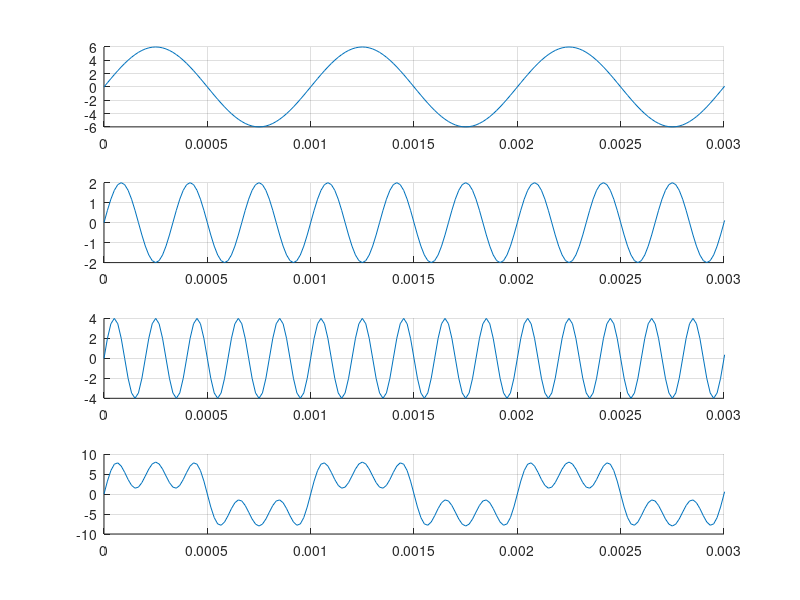
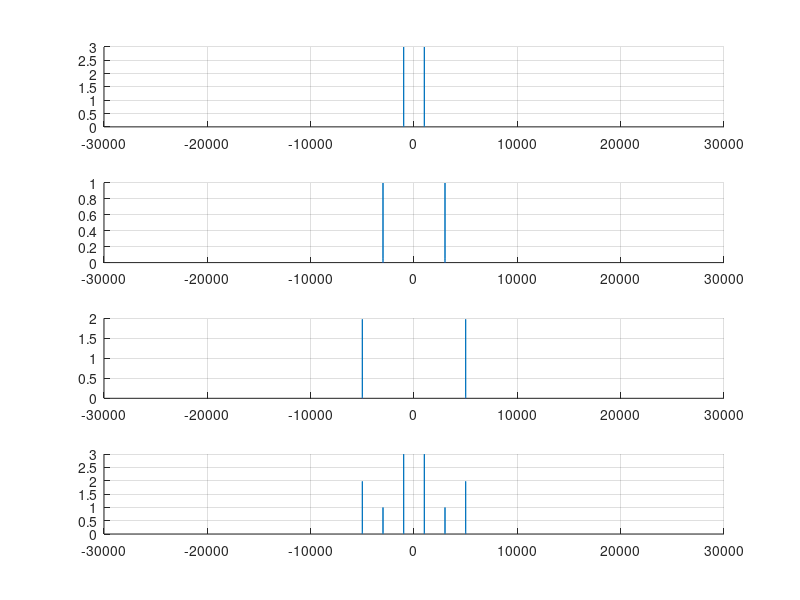
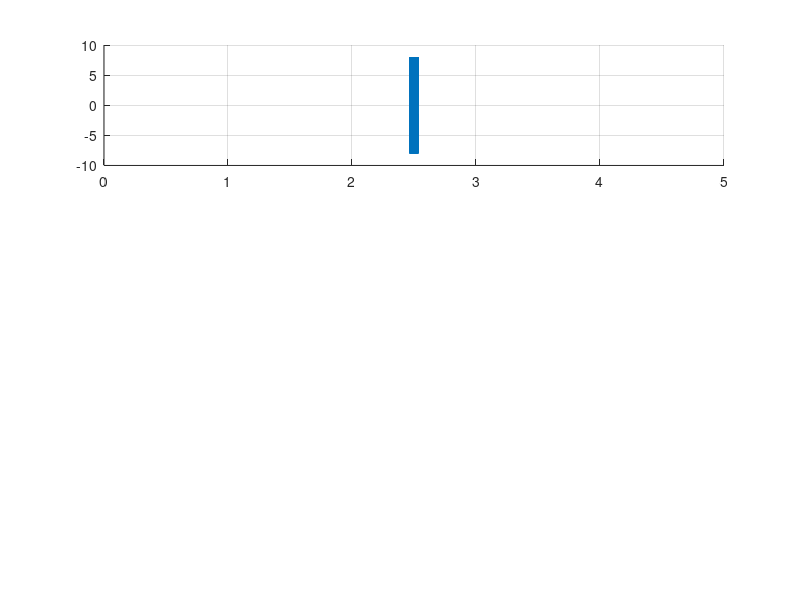

Here is the MATLAB script that generated these plots, in order: (Note: this script raises an error after producing the figures.)
pkg load signal;

clear all; close all; clc;
f= 1000;
T= 1/f;

fs = 60 * f;
ts = 1/fs;
phi = 0;

# t = 0 : ts : 1;
t = 0 : ts : (300001 - 1)*ts;

s1_t = 6*sin(2*pi*f*t);
s2_t = 2*sin(2*pi*3*f*t);
s3_t = 4*sin(2*pi*5*f*t);

s_t = s1_t + s2_t + s3_t;

figure;
subplot(4,1,1); hold on; grid on;
plot(t, s1_t);
xlim([0 3*T]);

subplot(4,1,2); hold on; grid on;
plot(t, s2_t);
xlim([0 3*T]);

subplot(4,1,3); hold on; grid on;
plot(t, s3_t);
xlim([0 3*T]);

subplot(4,1,4); hold on; grid on;
plot(t, s_t);
xlim([0 3*T]);


% dominio da frequencia
# passo_f = length(t)/(fs+1);
passo_f = fs / length(t);
f_axis = -fs/2 : passo_f : fs/2 - passo_f;

% Certifique-se de que o comprimento de f_axis corresponde ao de t
if length(f_axis) > length(t)
    f_axis = f_axis(1:end-1); % Remove o último elemento se necessário
end

X_fs1 = fft(s1_t)/length(s1_t);
X_fs1 = fftshift(X_fs1);

X_fs2 = fft(s2_t)/length(s2_t);
X_fs2 = fftshift(X_fs2);

X_fs3 = fft(s3_t)/length(s3_t);
X_fs3 = fftshift(X_fs3);

X_fst = fft(s_t)/length(s_t);
X_fst = fftshift(X_fst);

% falta colocar label
figure;
subplot(4,1,1); hold on; grid on;
plot(f_axis, abs(X_fs1));

subplot(4,1,2); hold on; grid on;
plot(f_axis, abs(X_fs2));

subplot(4,1,3); hold on; grid on;
plot(f_axis, abs(X_fs3));

subplot(4,1,4); hold on; grid on;
plot(f_axis, abs(X_fst));

% filtros no domínio do tempo
filtro_pb = [zeros(1,148000) ones(1,4001) zeros(1,148000)];
filtro_pa = [zeros(1,154001) ones(1,145999)];
filtro_pf = [zeros(1,146000) ones(1,2000) zeros(1,4001) ones(1,2000) zeros(1,146000)];

st_pb = s_t .* filtro_pb;

figure;
subplot(3,1,1); hold on; grid on;
plot(t, st_pb);

st_pa = s_t .* filtro_pa;
subplot(3,1,2); hold on; grid on;
plot(t, st_pa);

st_pf = s_t .* filtro_pf;
subplot(3,1,3); hold on; grid on;
plot(t, st_pf);

% plotar figura dos filtros no tempo contínuo
# figure;
# subplot(3,1,1); hold on; grid on;
# plot(filtro_pb);
# xlim([146000 154000]);
# title('Filtro Passa-Baixa');
# xlabel('Frequência');
# ylabel('Amplitude');

# subplot(3,1,2); hold on; grid on;
# plot(filtro_pa);
# xlim([152000 156000]);
# title('Filtro Passa-Alta');
# xlabel('Frequência');
# ylabel('Amplitude');

# subplot(3,1,3); hold on; grid on;
# plot(filtro_pf);
# xlim([144000 156000]);
# title('Filtro Passa-Alta');
# xlabel('Frequência');
# ylabel('Amplitude');